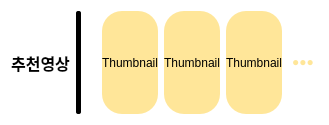
           <widget class="QFrame" name="videoTab">
            <property name="sizePolicy">
             <sizepolicy hsizetype="Preferred" vsizetype="Fixed">
              <horstretch>0</horstretch>
              <verstretch>0</verstretch>
             </sizepolicy>
            </property>
            <property name="minimumSize">
             <size>
              <width>0</width>
              <height>125</height>
             </size>
            </property>
            <property name="styleSheet">
             <string notr="true">background-color : rgb(255, 255, 255);
border-top-right-radius:30px;
border-top-left-radius:30px;</string>
            </property>
            <property name="frameShape">
             <enum>QFrame::StyledPanel</enum>
            </property>
            <property name="frameShadow">
             <enum>QFrame::Raised</enum>
            </property>
            <layout class="QHBoxLayout" name="horizontalLayout_2">
             <item>
              <widget class="QLabel" name="videoTitle">
               <property name="font">
                <font>
                 <family>나눔고딕</family>
                 <pointsize>12</pointsize>
                 <weight>75</weight>
                 <bold>true</bold>
                </font>
               </property>
               <property name="text">
                <string>추천영상</string>
               </property>
               <property name="alignment">
                <set>Qt::AlignCenter</set>
               </property>
              </widget>
             </item>
             <item>
              <widget class="Line" name="videoLine">
               <property name="sizePolicy">
                <sizepolicy hsizetype="Fixed" vsizetype="Preferred">
                 <horstretch>0</horstretch>
                 <verstretch>0</verstretch>
                </sizepolicy>
               </property>
               <property name="minimumSize">
                <size>
                 <width>5</width>
                 <height>0</height>
                </size>
               </property>
               <property name="styleSheet">
                <string notr="true">background-color: rgb(0, 0, 0);
border-radius: 2px;</string>
               </property>
               <property name="frameShadow">
                <enum>QFrame::Plain</enum>
               </property>
               <property name="lineWidth">
                <number>3</number>
               </property>
               <property name="orientation">
                <enum>Qt::Vertical</enum>
               </property>
              </widget>
             </item>
             <item>
              <spacer name="horizontalSpacer">
               <property name="orientation">
                <enum>Qt::Horizontal</enum>
               </property>
               <property name="sizeType">
                <enum>QSizePolicy::Fixed</enum>
               </property>
               <property name="sizeHint" stdset="0">
                <size>
                 <width>15</width>
                 <height>20</height>
                </size>
               </property>
              </spacer>
             </item>
             <item>
              <widget class="labelButton" name="thumbNail1">
               <property name="styleSheet">
                <string notr="true">background-color: rgb(255, 230, 153);
border-radius: 20px;</string>
               </property>
               <property name="text">
                <string>Thumbnail</string>
               </property>
               <property name="alignment">
                <set>Qt::AlignCenter</set>
               </property>
              </widget>
             </item>
             <item>
              <widget class="labelButton" name="thumbNail2">
               <property name="styleSheet">
                <string notr="true">background-color: rgb(255, 230, 153);
border-radius: 20px;</string>
               </property>
               <property name="text">
                <string>Thumbnail</string>
               </property>
               <property name="alignment">
                <set>Qt::AlignCenter</set>
               </property>
              </widget>
             </item>
             <item>
              <widget class="labelButton" name="thumbnail3">
               <property name="styleSheet">
                <string notr="true">background-color: rgb(255, 230, 153);
border-radius: 20px;</string>
               </property>
               <property name="text">
                <string>Thumbnail</string>
               </property>
               <property name="alignment">
                <set>Qt::AlignCenter</set>
               </property>
              </widget>
             </item>
             <item>
              <widget class="QPushButton" name="moreVideo">
               <property name="sizePolicy">
                <sizepolicy hsizetype="Fixed" vsizetype="Fixed">
                 <horstretch>0</horstretch>
                 <verstretch>0</verstretch>
                </sizepolicy>
               </property>
               <property name="minimumSize">
                <size>
                 <width>30</width>
                 <height>10</height>
                </size>
               </property>
               <property name="styleSheet">
                <string notr="true">QPushButton{
background-color : rgb(255, 255, 255);
color: rgb(255, 230, 153);
}
QPushButton:hover{
color:rgb(197, 197, 197);
}

</string>
               </property>
               <property name="text">
                <string>●●●</string>
               </property>
              </widget>
             </item>
            </layout>
           </widget>
